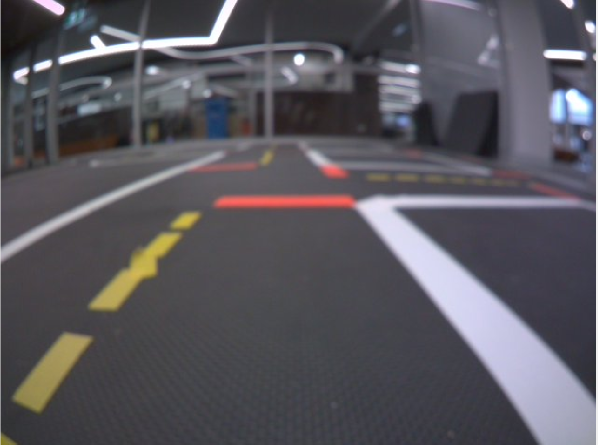
#> input picture packages/my_lane_detector/src/lane_image.png, 1195 x 889 px, given in place of lane_image.jpg, which was not available (shown at 1/2 size)
$ python lane_image_colour.py
#> lines starting #> are read from the running program, lines starting #| are printed output that depends on the picture; after the words box and inside, x2 and y2 are one past the last pixel; in counts of white or black regions, pixels touching at a corner belong together; pictures that were not available may be replaced by others from this repository, and a replacement may not be noted
import cv2 as cv
import numpy as np
import matplotlib.pyplot as plt

# Load image
img = cv.imread('/data/lane_image.jpg')
#> img is the input picture: shape (889, 1195, 3); mean B, G, R 93.2, 86.5, 88.7

# Resize if needed
# img = cv.resize(img, (640, 480))

# ----------- HSV Process -----------
hsv = cv.cvtColor(img, cv.COLOR_BGR2HSV)
#> hsv: shape (889, 1195, 3); mean H, S, V 118, 30.7, 96.5
lower_yellow_hsv = np.array([15, 30, 20])
upper_yellow_hsv = np.array([35, 255, 255])
mask_hsv = cv.inRange(hsv, lower_yellow_hsv, upper_yellow_hsv)
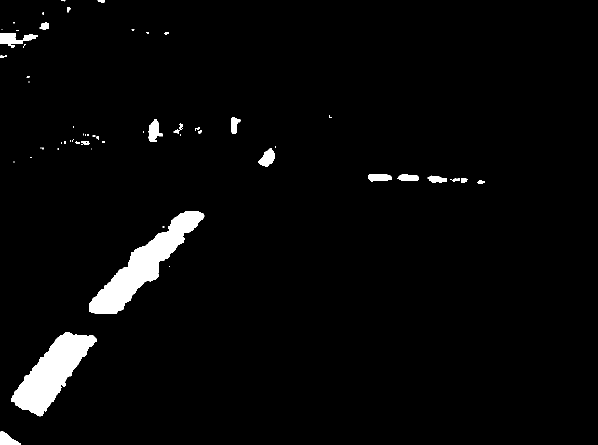
#> mask_hsv: shape (889, 1195) (shown at 1/2 size); 3% white; 60 white regions (34 under 20 px), largest, box (x1, y1, x2, y2) and area: (178, 422, 409, 627) 13645, (23, 664, 193, 833) 12442, (1, 66, 75, 96) 1060
result_hsv = cv.bitwise_and(img, img, mask=mask_hsv)
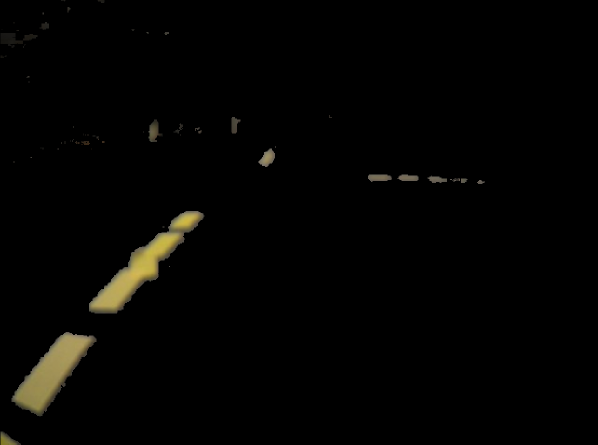
#> result_hsv: shape (889, 1195, 3) (shown at 1/2 size); mean B, G, R 2.3, 3.7, 4.1

# ----------- RGB Process -----------
rgb = cv.cvtColor(img, cv.COLOR_BGR2RGB)
lower_yellow_rgb = np.array([180, 180, 0])
upper_yellow_rgb = np.array([255, 255, 150])
mask_rgb = cv.inRange(rgb, lower_yellow_rgb, upper_yellow_rgb)
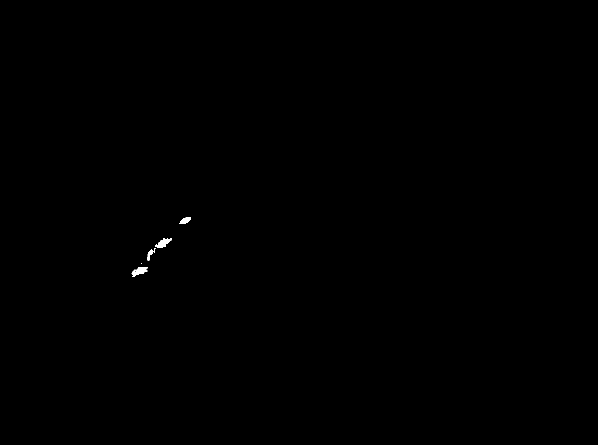
#> mask_rgb: shape (889, 1195) (shown at 1/2 size); 0.09% white; 5 white regions (1 under 20 px), largest, box (x1, y1, x2, y2) and area: (263, 534, 295, 554) 322, (310, 476, 343, 496) 308, (358, 435, 382, 448) 193, (295, 496, 312, 521) 141
result_rgb = cv.bitwise_and(img, img, mask=mask_rgb)

# ----------- Show Results -----------
plt.figure(figsize=(12, 6))

plt.subplot(1, 2, 1)
plt.imshow(cv.cvtColor(result_hsv, cv.COLOR_BGR2RGB))
plt.title("Yellow Detection (HSV)")
plt.axis('off')

plt.subplot(1, 2, 2)
plt.imshow(cv.cvtColor(result_rgb, cv.COLOR_BGR2RGB))
plt.title("Yellow Detection (RGB)")
plt.axis('off')

plt.tight_layout()
plt.show()
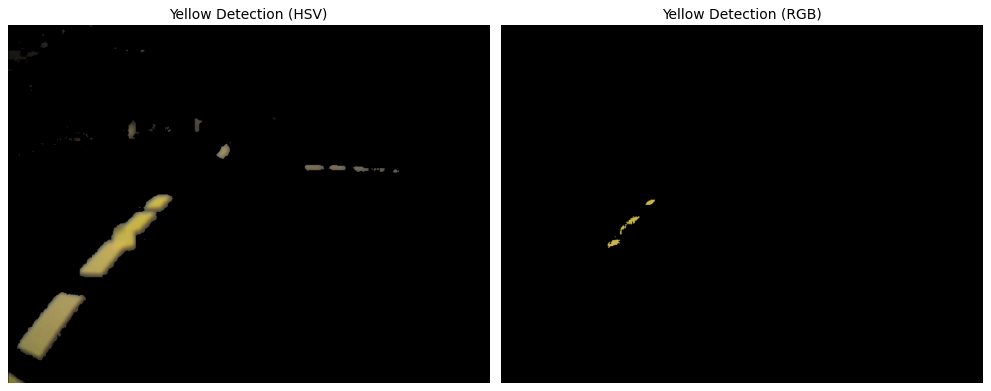
#> figure drawn by matplotlib, 2 panels
